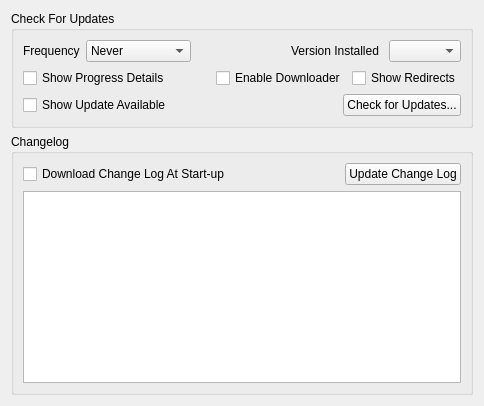
         <widget class="QWidget" name="tabUpdates">
          <attribute name="title">
           <string>Updates</string>
          </attribute>
          <layout class="QVBoxLayout" name="verticalLayout_7">
           <item>
            <widget class="QGroupBox" name="updatesGrpBox">
             <property name="sizePolicy">
              <sizepolicy hsizetype="Preferred" vsizetype="Preferred">
               <horstretch>0</horstretch>
               <verstretch>0</verstretch>
              </sizepolicy>
             </property>
             <property name="minimumSize">
              <size>
               <width>0</width>
               <height>0</height>
              </size>
             </property>
             <property name="toolTip">
              <string>Check for newer version online.</string>
             </property>
             <property name="title">
              <string>Check For Updates</string>
             </property>
             <layout class="QVBoxLayout" name="verticalLayout_19">
              <item>
               <layout class="QHBoxLayout" name="horizontalLayout_6">
                <item>
                 <widget class="QLabel" name="frequency_lbl">
                  <property name="contextMenuPolicy">
                   <enum>Qt::ContextMenuPolicy::NoContextMenu</enum>
                  </property>
                  <property name="text">
                   <string>Frequency</string>
                  </property>
                 </widget>
                </item>
                <item>
                 <widget class="QComboBox" name="checkUpdateFrequency_Combo">
                  <property name="toolTip">
                   <string>Select check for update frequency</string>
                  </property>
                  <item>
                   <property name="text">
                    <string>Never</string>
                   </property>
                  </item>
                  <item>
                   <property name="text">
                    <string>Once a day</string>
                   </property>
                  </item>
                  <item>
                   <property name="text">
                    <string>Once a week</string>
                   </property>
                  </item>
                  <item>
                   <property name="text">
                    <string>Once a month</string>
                   </property>
                  </item>
                 </widget>
                </item>
                <item>
                 <spacer name="horizontalSpacer_14">
                  <property name="orientation">
                   <enum>Qt::Orientation::Horizontal</enum>
                  </property>
                  <property name="sizeHint" stdset="0">
                   <size>
                    <width>40</width>
                    <height>20</height>
                   </size>
                  </property>
                 </spacer>
                </item>
                <item>
                 <widget class="QLabel" name="moduleVersion_lbl">
                  <property name="toolTip">
                   <string>Change the installed version to use when comparing with update version. Use to override installed version.</string>
                  </property>
                  <property name="text">
                   <string>Version Installed </string>
                  </property>
                  <property name="alignment">
                   <set>Qt::AlignmentFlag::AlignLeading|Qt::AlignmentFlag::AlignLeft|Qt::AlignmentFlag::AlignVCenter</set>
                  </property>
                 </widget>
                </item>
                <item>
                 <widget class="QComboBox" name="moduleVersion_Combo">
                  <property name="toolTip">
                   <string>Change the installed version to use when comparing with update version. Use to override installed version.</string>
                  </property>
                 </widget>
                </item>
               </layout>
              </item>
              <item>
               <layout class="QHBoxLayout" name="horizontalLayout_9">
                <item>
                 <widget class="QCheckBox" name="showAllNotificstions_Chk">
                  <property name="toolTip">
                   <string>Show progress details while checking for updates</string>
                  </property>
                  <property name="text">
                   <string>Show Progress Details</string>
                  </property>
                 </widget>
                </item>
                <item>
                 <spacer name="horizontalSpacer_15">
                  <property name="orientation">
                   <enum>Qt::Orientation::Horizontal</enum>
                  </property>
                  <property name="sizeHint" stdset="0">
                   <size>
                    <width>40</width>
                    <height>20</height>
                   </size>
                  </property>
                 </spacer>
                </item>
                <item>
                 <widget class="QCheckBox" name="enableDownloader_Chk">
                  <property name="toolTip">
                   <string>Download the update directly instead of opening download link through a browser</string>
                  </property>
                  <property name="text">
                   <string>Enable Downloader</string>
                  </property>
                  <property name="checked">
                   <bool>false</bool>
                  </property>
                 </widget>
                </item>
                <item>
                 <widget class="QCheckBox" name="showDownloadRedirects_Chk">
                  <property name="toolTip">
                   <string>Show download URL redirect accept message prompt</string>
                  </property>
                  <property name="text">
                   <string>Show Redirects</string>
                  </property>
                 </widget>
                </item>
               </layout>
              </item>
              <item>
               <layout class="QHBoxLayout" name="horizontalLayout_8">
                <item>
                 <widget class="QCheckBox" name="showUpdateNotifications_Chk">
                  <property name="toolTip">
                   <string>Notify user when an update is available</string>
                  </property>
                  <property name="text">
                   <string>Show Update Available</string>
                  </property>
                  <property name="checked">
                   <bool>false</bool>
                  </property>
                 </widget>
                </item>
                <item>
                 <spacer name="horizontalSpacer_16">
                  <property name="orientation">
                   <enum>Qt::Orientation::Horizontal</enum>
                  </property>
                  <property name="sizeHint" stdset="0">
                   <size>
                    <width>40</width>
                    <height>20</height>
                   </size>
                  </property>
                 </spacer>
                </item>
                <item>
                 <widget class="QPushButton" name="checkForUpdates_btn">
                  <property name="toolTip">
                   <string>Click to check for update</string>
                  </property>
                  <property name="text">
                   <string>Check for Updates...</string>
                  </property>
                 </widget>
                </item>
               </layout>
              </item>
             </layout>
            </widget>
           </item>
           <item>
            <widget class="QGroupBox" name="changeLogGrpBox">
             <property name="sizePolicy">
              <sizepolicy hsizetype="Preferred" vsizetype="Preferred">
               <horstretch>0</horstretch>
               <verstretch>0</verstretch>
              </sizepolicy>
             </property>
             <property name="minimumSize">
              <size>
               <width>0</width>
               <height>0</height>
              </size>
             </property>
             <property name="title">
              <string>Changelog</string>
             </property>
             <layout class="QGridLayout" name="gridLayout_22">
              <item row="0" column="2">
               <widget class="QPushButton" name="updateChangeLogBtn">
                <property name="toolTip">
                 <string>Interactively update change log</string>
                </property>
                <property name="text">
                 <string>Update Change Log</string>
                </property>
               </widget>
              </item>
              <item row="3" column="0" colspan="3">
               <widget class="QTextBrowser" name="changeLog_txbr">
                <property name="sizePolicy">
                 <sizepolicy hsizetype="Preferred" vsizetype="MinimumExpanding">
                  <horstretch>0</horstretch>
                  <verstretch>0</verstretch>
                 </sizepolicy>
                </property>
                <property name="minimumSize">
                 <size>
                  <width>0</width>
                  <height>0</height>
                 </size>
                </property>
                <property name="readOnly">
                 <bool>true</bool>
                </property>
                <property name="html">
                 <string>&lt;!DOCTYPE HTML PUBLIC &quot;-//W3C//DTD HTML 4.0//EN&quot; &quot;http://www.w3.org/TR/REC-html40/strict.dtd&quot;&gt;
&lt;html&gt;&lt;head&gt;&lt;meta name=&quot;qrichtext&quot; content=&quot;1&quot; /&gt;&lt;meta charset=&quot;utf-8&quot; /&gt;&lt;style type=&quot;text/css&quot;&gt;
p, li { white-space: pre-wrap; }
hr { height: 1px; border-width: 0; }
li.unchecked::marker { content: &quot;\2610&quot;; }
li.checked::marker { content: &quot;\2612&quot;; }
&lt;/style&gt;&lt;/head&gt;&lt;body style=&quot; font-family:'Segoe UI'; font-size:9pt; font-weight:400; font-style:normal;&quot;&gt;
&lt;p style=&quot;-qt-paragraph-type:empty; margin-top:0px; margin-bottom:0px; margin-left:0px; margin-right:0px; -qt-block-indent:0; text-indent:0px; font-family:'MS Shell Dlg 2'; font-size:7.8pt;&quot;&gt;&lt;br /&gt;&lt;/p&gt;&lt;/body&gt;&lt;/html&gt;</string>
                </property>
               </widget>
              </item>
              <item row="0" column="0">
               <widget class="QCheckBox" name="autoUpdateChangeLogBox">
                <property name="toolTip">
                 <string>Automatically download change log at application start-up; default is to load local change log.</string>
                </property>
                <property name="text">
                 <string>Download Change Log At Start-up</string>
                </property>
               </widget>
              </item>
              <item row="0" column="1">
               <spacer name="horizontalSpacer_27">
                <property name="orientation">
                 <enum>Qt::Orientation::Horizontal</enum>
                </property>
                <property name="sizeHint" stdset="0">
                 <size>
                  <width>40</width>
                  <height>20</height>
                 </size>
                </property>
               </spacer>
              </item>
             </layout>
            </widget>
           </item>
          </layout>
         </widget>
